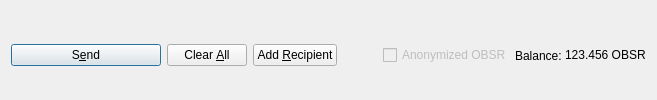
         <widget class="QFrame" name="frame_Send">
          <layout class="QHBoxLayout" name="horizontalLayout">
           <property name="bottomMargin">
            <number>0</number>
           </property>
           <item>
            <widget class="QPushButton" name="sendButton">
             <property name="minimumSize">
              <size>
               <width>150</width>
               <height>0</height>
              </size>
             </property>
             <property name="toolTip">
              <string>Confirm the send action</string>
             </property>
             <property name="text">
              <string>S&amp;end</string>
             </property>
             <property name="icon">
              <iconset resource="../obsr.qrc">
               <normaloff>:/icons/send</normaloff>:/icons/send</iconset>
             </property>
             <property name="autoDefault">
              <bool>false</bool>
             </property>
             <property name="default">
              <bool>true</bool>
             </property>
            </widget>
           </item>
           <item>
            <widget class="QPushButton" name="clearButton">
             <property name="sizePolicy">
              <sizepolicy hsizetype="Minimum" vsizetype="Fixed">
               <horstretch>0</horstretch>
               <verstretch>0</verstretch>
              </sizepolicy>
             </property>
             <property name="toolTip">
              <string>Clear all fields of the form.</string>
             </property>
             <property name="text">
              <string>Clear &amp;All</string>
             </property>
             <property name="icon">
              <iconset resource="../obsr.qrc">
               <normaloff>:/icons/remove</normaloff>:/icons/remove</iconset>
             </property>
             <property name="autoDefault">
              <bool>false</bool>
             </property>
            </widget>
           </item>
           <item>
            <widget class="QPushButton" name="addButton">
             <property name="toolTip">
              <string>Send to multiple recipients at once</string>
             </property>
             <property name="text">
              <string>Add &amp;Recipient</string>
             </property>
             <property name="icon">
              <iconset resource="../obsr.qrc">
               <normaloff>:/icons/add</normaloff>:/icons/add</iconset>
             </property>
             <property name="autoDefault">
              <bool>false</bool>
             </property>
            </widget>
           </item>
           <item>
            <spacer name="horizontalSpacer">
             <property name="orientation">
              <enum>Qt::Horizontal</enum>
             </property>
             <property name="sizeHint" stdset="0">
              <size>
               <width>40</width>
               <height>20</height>
              </size>
             </property>
            </spacer>
           </item>
           <item>
            <layout class="QHBoxLayout" name="horizontalLayout_2">
             <property name="spacing">
              <number>3</number>
             </property>
             <item>
              <widget class="QCheckBox" name="checkzOBSR">
               <property name="enabled">
                <bool>false</bool>
               </property>
               <property name="text">
                <string>Anonymized OBSR</string>
               </property>
              </widget>
             </item>
             <item>
              <widget class="QLabel" name="label">
               <property name="text">
                <string>Balance:</string>
               </property>
              </widget>
             </item>
             <item>
              <widget class="QLabel" name="labelBalance">
               <property name="sizePolicy">
                <sizepolicy hsizetype="Preferred" vsizetype="Fixed">
                 <horstretch>0</horstretch>
                 <verstretch>0</verstretch>
                </sizepolicy>
               </property>
               <property name="cursor">
                <cursorShape>IBeamCursor</cursorShape>
               </property>
               <property name="text">
                <string notr="true">123.456 OBSR</string>
               </property>
               <property name="textInteractionFlags">
                <set>Qt::LinksAccessibleByMouse|Qt::TextSelectableByKeyboard|Qt::TextSelectableByMouse</set>
               </property>
              </widget>
             </item>
            </layout>
           </item>
          </layout>
         </widget>
